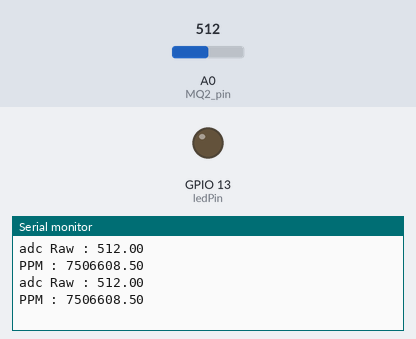
A sketch run on a simulated ESP8266 (NodeMCU). Parts: output pins drawn as LEDs (lit = HIGH), the last lines printed to the serial monitor. The test bench sets the inputs (shaded band); at power-on: A0 (MQ2_pin) = 512. WiFi joins after 1.5 s; servers stay silent unless stated.

Above: at 3.0 s.
3.1 s: A0 (MQ2_pin) set to 955
At 4.4 s:
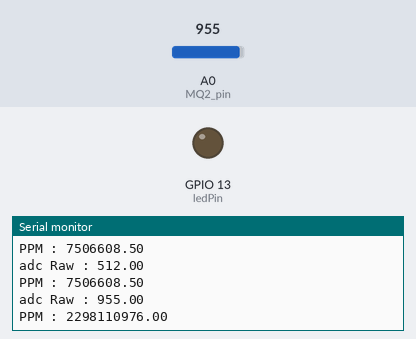
4.6 s: A0 (MQ2_pin) set to 989
At 5.6 s:
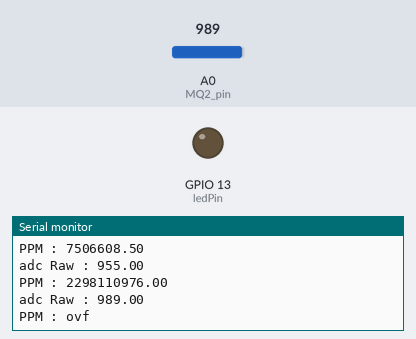
Timing chart, 0 to 7.6 s (numbered marks = the images above; inputs shaded):
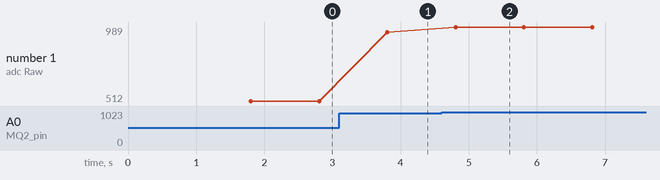

Measured:
- the behaviour switches between 971 and 972 on A0 (MQ2_pin) (found by bisection; images 1 and 2)
- after the input at 3.1 s, the serial monitor: prints a new line after 0.71 s (image 1)
- after the input at 4.6 s, the serial monitor: prints a new line after 0.21 s (image 2)
- plotted number 1: 512 → 955 after the input at 3.1 s, 955 → 989 after the input at 4.6 s

The sketch:

Sensor_MQ3_copy_20240613121141.ino
```cpp
#define BLYNK_PRINT Serial

#include <ESP8266WiFi.h>
#include <BlynkSimpleEsp8266.h>

// Mendefinisikan pin yang digunakan
const int sensorPin = A0; // Pin sensor terhubung ke pin analog A0
const int ledPin = 13;    // LED indikator terhubung ke pin digital 13

 // You should get Auth Token in the Blynk App.
 // Go to the Project Settings (nut icon).
 char auth[] = "XD3xuUPIoXMiAqSUkyr7P1IApx6-6dsK";

 // Your WiFi credentials.
 // Set password to "" for open networks.
 char ssid[] = "hai";
 char pass[] = "wggggw123";

 BlynkTimer timer;

const int MQ2_pin = A0;
const byte relay = 3;
int Rload = 1000;
float a = 658.71;
float b = -2.168;
float Rs;
float Ro = 74190.0; //cari nilai Ro menggunakan kodingan MQ2_mencari_Ro
float adcRaw;


void setup() {
  Serial.begin(9600);     // Memulai komunikasi serial dengan baudrate 9600
  pinMode(ledPin, OUTPUT);// Mengatur pin LED sebagai output
  Blynk.begin(auth, ssid, pass);
  timer.setInterval(1000L,send2Blink);
}

void send2Blink(){

  adcRaw = analogRead(MQ2_pin);
  Rs = ((1023.0 * Rload) / adcRaw) - Rload; //resistansi sensor saat udara netral
  float ppm = a * pow((Rs/Ro), b);
  Blynk.virtualWrite(V0, adcRaw);
  // Blynk.virtualWrite(V4, 300);
  // Blynk.virtualWrite(V2, 3);
}

void loop() {
  adcRaw = analogRead(MQ2_pin);
  Rs = ((1023.0 * Rload) / adcRaw) - Rload; //resistansi sensor saat udara netral
  float ppm = a * pow((Rs/Ro), b);
  Serial.print("adc Raw : ");
  Serial.println(adcRaw); //nilai tegangan sensor gas
  Serial.print("PPM : ");
  Serial.println(ppm); //jumlah gas yang terdeteksi dalam satuan ppm

  // Blynk.virtualWrite(V0, 10);
  Blynk.run();
  timer.run();
  delay(1000); // Delay untuk menghindari pembacaan yang terlalu cepat
}
```
